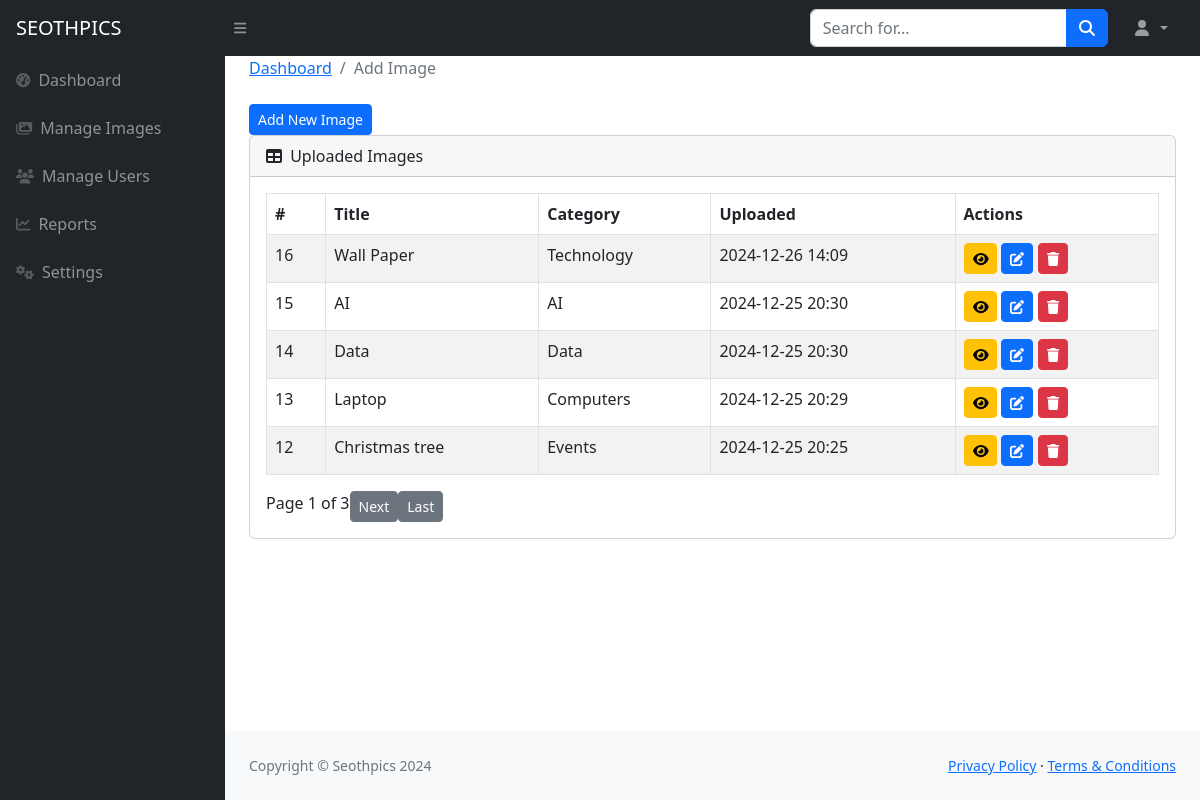
The app's page /add_image/ (signed in) with its own data.
### gallery/models.py (models this page shows, shortened)
class Image(models.Model):
    name = models.CharField(max_length=255)  # The name of the image
    description = models.TextField()  # A description of the image
    category = models.ForeignKey(Category, on_delete=models.CASCADE)
    image_file = models.ImageField(upload_to='images/')  # The actual image file
    created_at = models.DateTimeField(auto_now_add=True)  # Timestamp when the image was uploaded

class Category(models.Model):
    name = models.CharField(max_length=100)  # Name of the category (e.g., Nature, Architecture)
    description = models.TextField(blank=True, null=True)  # Optional description for the category

### gallery/views.py (the view)
# urls.py: path('add_image/', views.add_image, name='add_image'),
def add_image(request):
    categories = Category.objects.all()
    if request.method == 'POST':
        form = ImageForm(request.POST, request.FILES)
        if form.is_valid():
            form.save()
            return redirect('add_image')  # Redirect after successful upload
    else:
        form = ImageForm()
    images_list = Image.objects.all().order_by("-created_at")
    paginator = Paginator(images_list, 5)
    page_number = request.GET.get('page')
    images = paginator.get_page(page_number)
    user_first_name = request.user.first_name
    user_last_name = request.user.last_name
    full_name = f"{user_first_name} {user_last_name}"
    return render(request, 'admin_dashboard/manage_images.html', {
        'form': form,
        'categories': categories,
        'images': images,
        'paginator': paginator,
        'full_name':full_name,
    })

### gallery/forms.py
class ImageForm(forms.ModelForm):
    class Meta:
        model = Image
        fields = ['name', 'description', 'category', 'image_file']
        widgets = {
            'category': forms.Select(),
            'image_file': forms.ClearableFileInput()
        }

### gallery/templates/admin_dashboard/manage_images.html (shortened to what this page needs)
{% extends 'admin_dashboard/base.html' %}
{% block content %}
<main>
    <div class="container-fluid px-4">
        <ol class="breadcrumb mb-4">
            <li class="breadcrumb-item"><a href="{% url 'admin' %}">Dashboard</a></li>
            <li class="breadcrumb-item active">Add Image</li>
        </ol>
        <button class="btn btn-primary btn-sm" data-bs-toggle="modal" data-bs-target="#addImageModal">
            Add New Image
        </button>
        <div class="row">
            <div class="col-xl-12">
                <div class="card mb-4">
                    <div class="card-header">
                        <i class="fas fa-table me-1"></i>
                        Uploaded Images
                    </div>
                    <div class="card-body">
                        <table id="datatablesSimple" class="table table-striped table-bordered">
                            <thead>
                                <tr>
                                    <th>#</th>
                                    <th>Title</th>
                                    <th>Category</th>
                                    <th>Uploaded</th>
                                    <th>Actions</th>
                                </tr>
                            </thead>
                            <tbody>
                                {% for image in images %}
                                    <tr>
                                        <td>{{ image.id }}</td>
                                        <td>{{ image.name }}</td>
                                        <td>{{ image.category.name }}</td>
                                        <td>{{ image.created_at|date:"Y-m-d H:i" }}</td>
                                        <td>
                                            <a href="{% url 'view_image' image.id %}" class="btn btn-warning btn-sm">
                                                <i class="fas fa-eye"></i>
                                            </a>
                                            <a href="{% url 'edit_image' image.id %}" class="btn btn-primary btn-sm">
                                                <i class="fas fa-edit"></i>
                                            </a>
                                            <a href="{% url 'delete_image' image.id %}" class="btn btn-danger btn-sm" onclick="return confirm('Are you sure you want to delete this user?');">
                                                <i class="fas fa-trash"></i>
                                            </a>
                                        </td>
                                    </tr>
                                {% endfor %}
                            </tbody>
                        </table>
                        <div class="pagination">
                            <span>Page {{ images.number }} of {{ images.paginator.num_pages }}</span>
                            {% if images.has_next %}
                                <a href="?page={{ images.next_page_number }}" class="btn btn-sm btn-secondary">Next</a>
                                <a href="?page={{ images.paginator.num_pages }}" class="btn btn-sm btn-secondary">Last</a>
                            {% endif %}
                        </div>
                    </div>
                </div>
            </div>
        </div>
    </div>
</main>
{% endblock %}

### records on screen
Image: id "16", name "Wall Paper", category.name "Technology", created_at "2024-12-26 14:09"
Image: id "15", name "AI", category.name "AI", created_at "2024-12-25 20:30"
Image: id "14", name "Data", category.name "Data", created_at "2024-12-25 20:30"
Image: id "13", name "Laptop", category.name "Computers", created_at "2024-12-25 20:29"
Image: id "12", name "Christmas tree", category.name "Events", created_at "2024-12-25 20:25"

### other values on screen
{{ images.number }} "1"
{{ images.paginator.num_pages }} "3"
